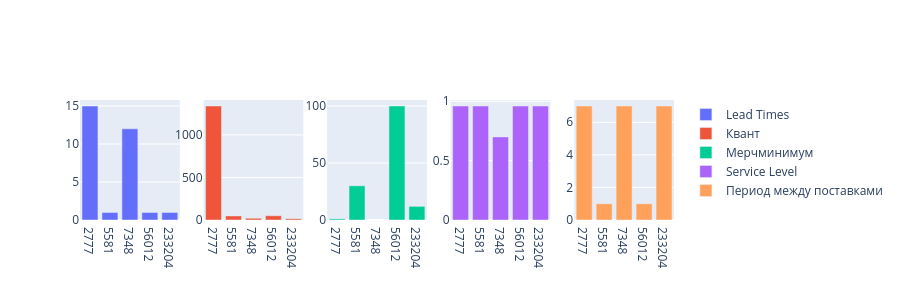

Notebook cell for this chart:
### Code cell
# fig = make_subplots(cols = 5, rows = 1, shared_xaxes=True)

# trace1 = go.Bar( x=[str(l) for l in LT.index],y=LT.LT,name='Lead Times')
# trace2 = go.Bar( x=[str(l) for l in LT.index],y=LT['Квант'], name='Квант')
# trace3 = go.Bar( x=[str(l) for l in LT.index],y=LT['MerchMinimum'],name='Мерчминимум')
# trace4 = go.Bar( x=[str(l) for l in SL.index],y=SL['SL'],name='Service Level')
# trace5 = go.Bar( x=[str(l) for l in LT.index],y=LT['PBR'],name='Период между поставками')

# fig.append_trace(trace1, 1,1)
# fig.append_trace(trace2, 1,2)
# fig.append_trace(trace3, 1,3)
# fig.append_trace(trace4, 1,4)
# fig.append_trace(trace5#         print(fut_days[d])
# , 1,5)

# fig.update_layout(autosize=False,width=900,height=300,).show()

### Figure 1 — Plotly figure (JSON) as saved in the notebook; plotly's stock layout.template omitted (floating-point values rounded to 4 significant figures)
{"data": [{"name": "Lead Times", "type": "bar", "x": ["2777", "5581", "7348", "56012", "233204"], "xaxis": "x", "y": [15, 1, 12, 1, 1], "yaxis": "y"}, {"name": "Квант", "type": "bar", "x": ["2777", "5581", "7348", "56012", "233204"], "xaxis": "x2", "y": [1340, 48, 20, 50, 15], "yaxis": "y2"}, {"name": "Мерчминимум", "type": "bar", "x": ["2777", "5581", "7348", "56012", "233204"], "xaxis": "x3", "y": [1, 30, null, 100, 12], "yaxis": "y3"}, {"name": "Service Level", "type": "bar", "x": ["2777", "5581", "7348", "56012", "233204"], "xaxis": "x4", "y": [0.96, 0.96, 0.7, 0.96, 0.96], "yaxis": "y4"}, {"name": "Период между поставками", "type": "bar", "x": ["2777", "5581", "7348", "56012", "233204"], "xaxis": "x5", "y": [7, 1, 7, 1, 7], "yaxis": "y5"}], "layout": {"autosize": false, "height": 300, "width": 900, "xaxis": {"anchor": "y", "domain": [0, 0.168]}, "xaxis2": {"anchor": "y2", "domain": [0.208, 0.376]}, "xaxis3": {"anchor": "y3", "domain": [0.416, 0.584]}, "xaxis4": {"anchor": "y4", "domain": [0.624, 0.792]}, "xaxis5": {"anchor": "y5", "domain": [0.832, 1]}, "yaxis": {"anchor": "x", "domain": [0, 1]}, "yaxis2": {"anchor": "x2", "domain": [0, 1]}, "yaxis3": {"anchor": "x3", "domain": [0, 1]}, "yaxis4": {"anchor": "x4", "domain": [0, 1]}, "yaxis5": {"anchor": "x5", "domain": [0, 1]}}}
